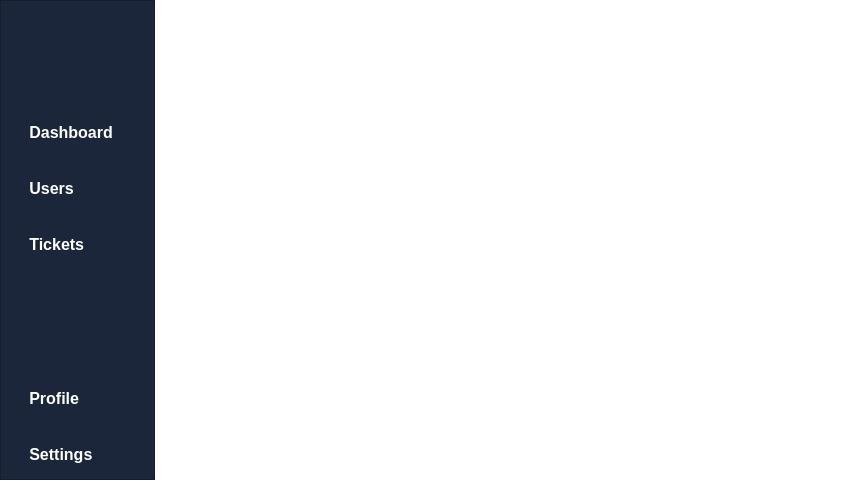
<?xml version="1.0" encoding="UTF-8"?>
<ui version="4.0">
 <class>FaroBTClass</class>
 <widget class="QMainWindow" name="FaroBTClass">
  <property name="geometry">
   <rect>
    <x>0</x>
    <y>0</y>
    <width>854</width>
    <height>480</height>
   </rect>
  </property>
  <property name="minimumSize">
   <size>
    <width>854</width>
    <height>480</height>
   </size>
  </property>
  <property name="windowTitle">
   <string>FaroBT</string>
  </property>
  <widget class="QWidget" name="root_widget">
   <layout class="QHBoxLayout" name="horizontalLayout">
    <property name="spacing">
     <number>0</number>
    </property>
    <property name="leftMargin">
     <number>0</number>
    </property>
    <property name="topMargin">
     <number>0</number>
    </property>
    <property name="rightMargin">
     <number>0</number>
    </property>
    <property name="bottomMargin">
     <number>0</number>
    </property>
    <item>
     <widget class="SideBar" name="sidebar">
      <property name="sizePolicy">
       <sizepolicy hsizetype="Minimum" vsizetype="Preferred">
        <horstretch>0</horstretch>
        <verstretch>0</verstretch>
       </sizepolicy>
      </property>
      <property name="minimumSize">
       <size>
        <width>155</width>
        <height>0</height>
       </size>
      </property>
      <property name="maximumSize">
       <size>
        <width>155</width>
        <height>16777215</height>
       </size>
      </property>
      <property name="styleSheet">
       <string notr="true">#sidebar
{
	background-color: #1B263B;
}
QPushButton
{
	border: none;
	color: white;
	padding-left: 15px;
	text-align: left;
}
QPushButton:pressed
{
	background-color: #1F335D;
	border: none;
}</string>
      </property>
      <property name="frameShape">
       <enum>QFrame::StyledPanel</enum>
      </property>
      <property name="frameShadow">
       <enum>QFrame::Raised</enum>
      </property>
      <layout class="QVBoxLayout" name="verticalLayout">
       <property name="leftMargin">
        <number>0</number>
       </property>
       <property name="topMargin">
        <number>0</number>
       </property>
       <property name="rightMargin">
        <number>0</number>
       </property>
       <property name="bottomMargin">
        <number>0</number>
       </property>
       <item>
        <layout class="QHBoxLayout" name="sidebar_header">
         <property name="topMargin">
          <number>25</number>
         </property>
         <property name="bottomMargin">
          <number>25</number>
         </property>
         <item alignment="Qt::AlignLeft">
          <widget class="QPushButton" name="toggle_menu">
           <property name="sizePolicy">
            <sizepolicy hsizetype="Maximum" vsizetype="Maximum">
             <horstretch>0</horstretch>
             <verstretch>0</verstretch>
            </sizepolicy>
           </property>
           <property name="minimumSize">
            <size>
             <width>55</width>
             <height>50</height>
            </size>
           </property>
           <property name="icon">
            <iconset resource="MainResourceFile.qrc">
             <normaloff>:/WhiteIcons/WhiteIcons/menu.svg</normaloff>:/WhiteIcons/WhiteIcons/menu.svg</iconset>
           </property>
           <property name="iconSize">
            <size>
             <width>24</width>
             <height>24</height>
            </size>
           </property>
           <property name="flat">
            <bool>true</bool>
           </property>
          </widget>
         </item>
         <item>
          <widget class="QFrame" name="logo">
           <property name="sizePolicy">
            <sizepolicy hsizetype="Minimum" vsizetype="Minimum">
             <horstretch>0</horstretch>
             <verstretch>0</verstretch>
            </sizepolicy>
           </property>
           <property name="frameShape">
            <enum>QFrame::StyledPanel</enum>
           </property>
           <property name="frameShadow">
            <enum>QFrame::Raised</enum>
           </property>
          </widget>
         </item>
         <item>
          <spacer name="horizontalSpacer">
           <property name="orientation">
            <enum>Qt::Horizontal</enum>
           </property>
           <property name="sizeHint" stdset="0">
            <size>
             <width>40</width>
             <height>20</height>
            </size>
           </property>
          </spacer>
         </item>
        </layout>
       </item>
       <item>
        <widget class="QPushButton" name="dashboard_button">
         <property name="sizePolicy">
          <sizepolicy hsizetype="Minimum" vsizetype="Fixed">
           <horstretch>0</horstretch>
           <verstretch>0</verstretch>
          </sizepolicy>
         </property>
         <property name="minimumSize">
          <size>
           <width>0</width>
           <height>50</height>
          </size>
         </property>
         <property name="font">
          <font>
           <pointsize>12</pointsize>
           <bold>true</bold>
          </font>
         </property>
         <property name="styleSheet">
          <string notr="true"/>
         </property>
         <property name="text">
          <string>   Dashboard</string>
         </property>
         <property name="icon">
          <iconset resource="MainResourceFile.qrc">
           <normaloff>:/WhiteIcons/WhiteIcons/home.svg</normaloff>:/WhiteIcons/WhiteIcons/home.svg</iconset>
         </property>
         <property name="iconSize">
          <size>
           <width>24</width>
           <height>24</height>
          </size>
         </property>
         <property name="flat">
          <bool>true</bool>
         </property>
        </widget>
       </item>
       <item>
        <widget class="QPushButton" name="users_button">
         <property name="minimumSize">
          <size>
           <width>0</width>
           <height>50</height>
          </size>
         </property>
         <property name="font">
          <font>
           <pointsize>12</pointsize>
           <bold>true</bold>
          </font>
         </property>
         <property name="text">
          <string>   Users</string>
         </property>
         <property name="icon">
          <iconset resource="MainResourceFile.qrc">
           <normaloff>:/WhiteIcons/WhiteIcons/users.svg</normaloff>:/WhiteIcons/WhiteIcons/users.svg</iconset>
         </property>
         <property name="iconSize">
          <size>
           <width>24</width>
           <height>24</height>
          </size>
         </property>
         <property name="flat">
          <bool>true</bool>
         </property>
        </widget>
       </item>
       <item>
        <widget class="QPushButton" name="tickets_button">
         <property name="minimumSize">
          <size>
           <width>0</width>
           <height>50</height>
          </size>
         </property>
         <property name="font">
          <font>
           <pointsize>12</pointsize>
           <bold>true</bold>
          </font>
         </property>
         <property name="text">
          <string>   Tickets</string>
         </property>
         <property name="icon">
          <iconset resource="MainResourceFile.qrc">
           <normaloff>:/WhiteIcons/WhiteIcons/file-text.svg</normaloff>:/WhiteIcons/WhiteIcons/file-text.svg</iconset>
         </property>
         <property name="iconSize">
          <size>
           <width>24</width>
           <height>24</height>
          </size>
         </property>
         <property name="flat">
          <bool>true</bool>
         </property>
        </widget>
       </item>
       <item>
        <spacer name="vertical_spacer">
         <property name="orientation">
          <enum>Qt::Vertical</enum>
         </property>
         <property name="sizeHint" stdset="0">
          <size>
           <width>20</width>
           <height>47</height>
          </size>
         </property>
        </spacer>
       </item>
       <item>
        <widget class="QPushButton" name="profile_button">
         <property name="minimumSize">
          <size>
           <width>0</width>
           <height>50</height>
          </size>
         </property>
         <property name="font">
          <font>
           <pointsize>12</pointsize>
           <bold>true</bold>
          </font>
         </property>
         <property name="text">
          <string>   Profile</string>
         </property>
         <property name="icon">
          <iconset resource="MainResourceFile.qrc">
           <normaloff>:/WhiteIcons/WhiteIcons/user.svg</normaloff>:/WhiteIcons/WhiteIcons/user.svg</iconset>
         </property>
         <property name="iconSize">
          <size>
           <width>24</width>
           <height>24</height>
          </size>
         </property>
         <property name="flat">
          <bool>true</bool>
         </property>
        </widget>
       </item>
       <item>
        <widget class="QPushButton" name="setttings_button">
         <property name="minimumSize">
          <size>
           <width>0</width>
           <height>50</height>
          </size>
         </property>
         <property name="font">
          <font>
           <pointsize>12</pointsize>
           <bold>true</bold>
          </font>
         </property>
         <property name="text">
          <string>   Settings</string>
         </property>
         <property name="icon">
          <iconset resource="MainResourceFile.qrc">
           <normaloff>:/WhiteIcons/WhiteIcons/settings.svg</normaloff>:/WhiteIcons/WhiteIcons/settings.svg</iconset>
         </property>
         <property name="iconSize">
          <size>
           <width>24</width>
           <height>24</height>
          </size>
         </property>
         <property name="flat">
          <bool>true</bool>
         </property>
        </widget>
       </item>
      </layout>
     </widget>
    </item>
    <item>
     <widget class="QStackedWidget" name="stacked_sites">
      <property name="sizePolicy">
       <sizepolicy hsizetype="Minimum" vsizetype="Preferred">
        <horstretch>0</horstretch>
        <verstretch>0</verstretch>
       </sizepolicy>
      </property>
      <property name="currentIndex">
       <number>2</number>
      </property>
      <widget class="QWidget" name="dashboard_stack">
       <widget class="QPushButton" name="pushButton">
        <property name="geometry">
         <rect>
          <x>170</x>
          <y>60</y>
          <width>75</width>
          <height>24</height>
         </rect>
        </property>
        <property name="text">
         <string>PushButton</string>
        </property>
       </widget>
      </widget>
      <widget class="QWidget" name="tickets_stack">
       <widget class="QPushButton" name="pushButton_3">
        <property name="geometry">
         <rect>
          <x>170</x>
          <y>160</y>
          <width>75</width>
          <height>24</height>
         </rect>
        </property>
        <property name="text">
         <string>PushButton</string>
        </property>
       </widget>
      </widget>
      <widget class="FUserSite" name="user_site">
       <property name="styleSheet">
        <string notr="true">#user_site
{
	background-color: white;
}</string>
       </property>
      </widget>
     </widget>
    </item>
   </layout>
  </widget>
 </widget>
 <layoutdefault spacing="6" margin="11"/>
 <customwidgets>
  <customwidget>
   <class>FUserSite</class>
   <extends>QWidget</extends>
   <header>FUserSite.h</header>
   <container>1</container>
  </customwidget>
  <customwidget>
   <class>SideBar</class>
   <extends>QFrame</extends>
   <header>SideBar.h</header>
   <container>1</container>
  </customwidget>
 </customwidgets>
 <resources>
  <include location="MainResourceFile.qrc"/>
 </resources>
 <connections/>
</ui>
